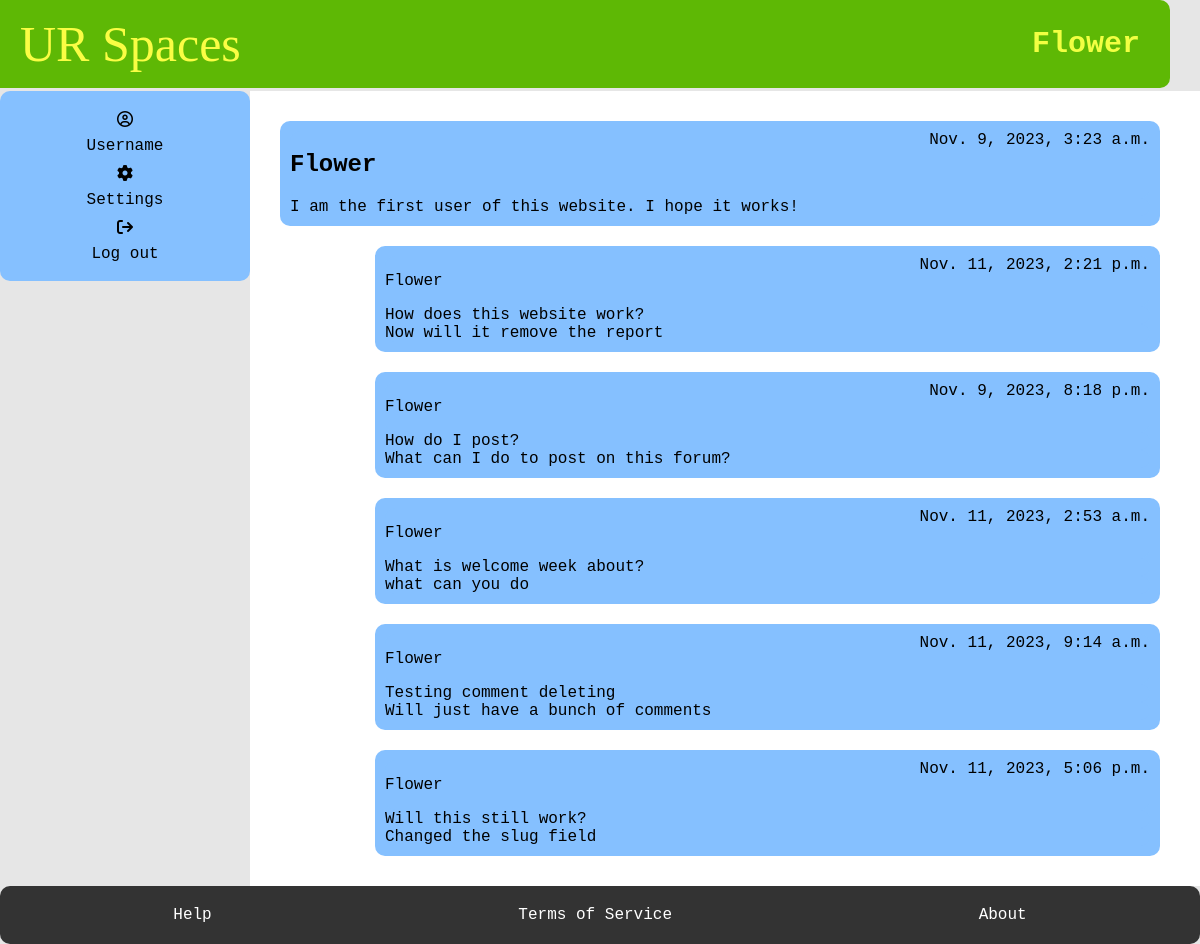
Screenshot of /profile/ (signed in) with the database file from the repository.
### myapp/models.py (models this page shows, shortened)
class Student(models.Model):
    User_ID = models.ForeignKey(User, on_delete=models.CASCADE)
    bio = models.TextField(default="Please add bio in settings", blank=True)
    banned = models.BooleanField(default=False)
    avatar =ResizedImageField(size=[50, 80], quality=100, upload_to="authors", default=None, null=True, blank=True)
    reported = models.BooleanField(default=False)
    slug = models.SlugField(max_length=400, unique=True, blank=True)

class Posts(models.Model):
    User_ID = models.ForeignKey(Student, on_delete=models.CASCADE)
    SubForum_ID = models.ForeignKey(SubForum, default= 1, on_delete=models.CASCADE)
    post_name = models.TextField(max_length=400)
    contents = models.TextField()
    count_likes = models.IntegerField(default=0, blank=True, )
    locked = models.BooleanField(default=False)
    pin = models.BooleanField(default=False)
    reported = models.BooleanField(default=False)
    post_date = models.DateTimeField(auto_now_add=True)
    slug = models.SlugField(max_length=400, unique=True, blank=True)
    def get_url(self):
        return reverse("posts", kwargs={
            "slug":self.slug
        })

### myapp/views.py (the view)
# urls.py: path("profile/", profile, name="profile"),
@login_required
def profile(request):
    user = request.user
    currentUser = User.objects.get(username = user)
    try:
        student = Student.objects.get(User_ID = currentUser)
        posts = Posts.objects.filter(User_ID = student)
    except:
        student = None
        posts = None
    try:
        moderator = Moderator.objects.get(User_ID = currentUser)
    except:
        moderator = None
    context = {
        "student": student,
        "moderator" : moderator,
        "posts": posts
    }
    return render(request, "profile.html", context)

### myapp/templates/profile.html
{% extends 'base.html' %}
    {% block title %}
      <h1>{{user.username}}</h1>
    {% endblock %}
    {% block content %}
    <main>
    {% if student is not None %}
        <section class="box">
            <div class="forum-item">
                <h1> {{user.username}} </h1>
                <span> {{user.date_joined}}</span>
            </div>
            <div class="forum-item">
              <span> {{student.bio}}</span>
            </div>
          </section>
          {% for field in posts %}
            <section class="sub-box">
                <div class="forum-item">
                    <p> {{field.User_ID.User_ID.username}}</p>
                    <span> {{field.post_date}} </span>
                </div>
                <div class="forum-item">
                  <a href="{{field.get_url}}"> {{field.post_name}}  </a>
                  </div>
                <div class="forum-item">
                  <span> {{field.contents}}</span>
                </div>
            </section>
            {% endfor %}
            {%else%}
              <div class="forum-item">
                <p > This is a moderator profile. You have the ability to ban users, pin posts,
                  lock posts, and delete unwanted content</p>
              </div>
            {%endif%}
    </main>
    {% endblock %}

### myapp/static/style.css (style rules this page uses)
body { font-family: monospace; font-size: 16px; background-color: #e6e6e6; margin: 0; padding: 0; }
header h1 { font-size: 30px; margin: 0; color: #f2ff42 }
main { grid-area: main; background-color: white; padding: 20px; padding-right: 30px; }
.forum-item { display: flex; justify-content: space-between; background-color: #85c0ff; border-radius: 10px; }
.box { display: flex; flex-direction: column; border-radius: 10px; padding: 10px; margin: 10px; background-color: #85c0ff; }
.sub-box { width: 85%; float: right; display: flex; flex-direction: column; border-radius: 10px; padding: 10px; margin: 10px; background-color: #85c0ff; }
a:link { color: #000000; text-decoration: none; }

### rows the page displays
Student: bio "I am the first user of this website. I hope it works!"
Posts: User_ID.User_ID.username "Flower", post_date "Nov. 11, 2023, 2:21 p.m.", post_name "How does this website work?", contents "Now will it remove the report"
Posts: User_ID.User_ID.username "Flower", post_date "Nov. 9, 2023, 8:18 p.m.", post_name "How do I post?", contents "What can I do to post on this forum?"
Posts: User_ID.User_ID.username "Flower", post_date "Nov. 11, 2023, 2:53 a.m.", post_name "What is welcome week about?", contents "what can you do"
Posts: User_ID.User_ID.username "Flower", post_date "Nov. 11, 2023, 9:14 a.m.", post_name "Testing comment deleting", contents "Will just have a bunch of comments"
Posts: User_ID.User_ID.username "Flower", post_date "Nov. 11, 2023, 5:06 p.m.", post_name "Will this still work?", contents "Changed the slug field"

### other values shown
{{ user.username }} "Flower"
{{ user.date_joined }} "Nov. 9, 2023, 3:23 a.m."
